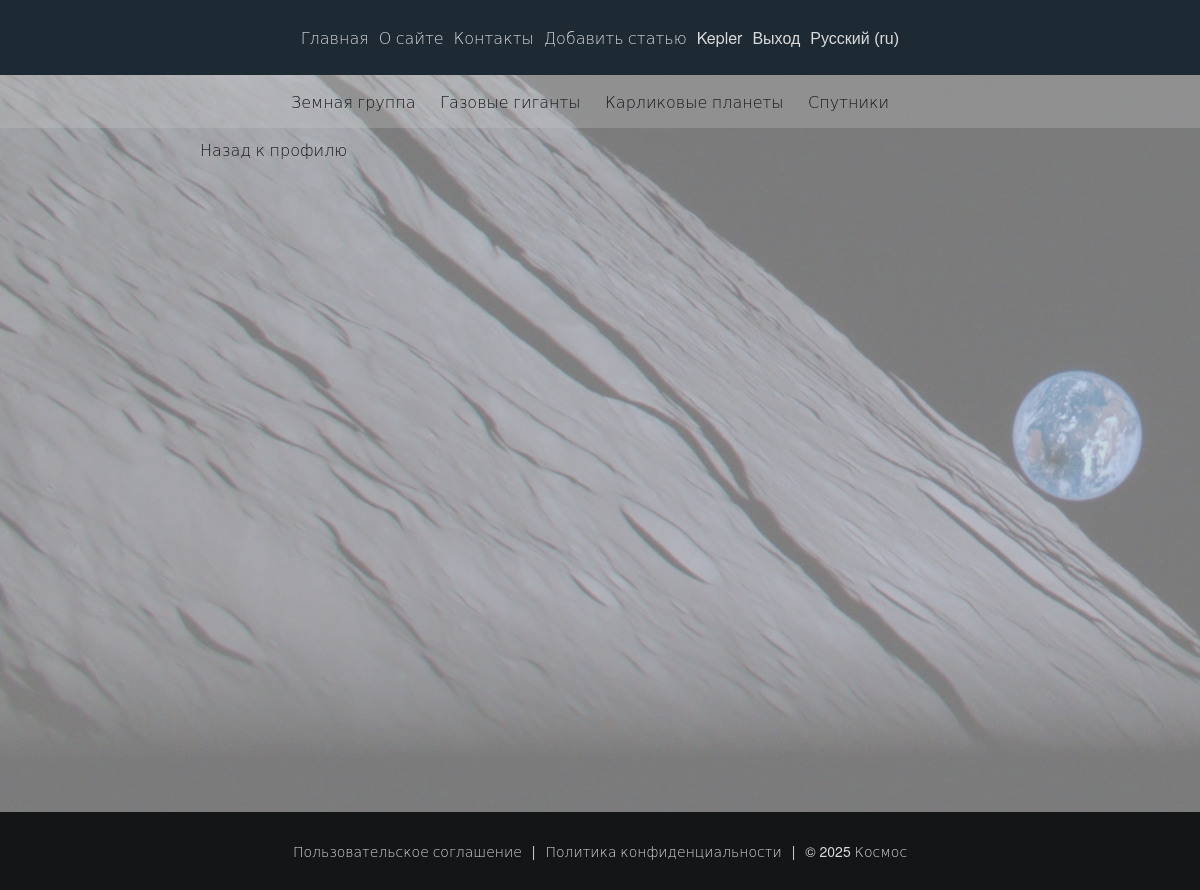
The page /users/back_to_profile/done/ (signed in) on the database its author committed.
### users/models.py (models this page shows)
class User(AbstractUser):
    photo = models.ImageField(upload_to='users/%Y/%m/%d/', blank=True, null=True, verbose_name=_('Photo'))
    first_name = models.TextField(blank=True, null=True, verbose_name=_('Name'))
    last_name = models.TextField(blank=True, null=True, verbose_name=_('Surname'))
    date_birth = models.DateTimeField(blank=True, null=True, verbose_name=_('Date of birth'))

### base/models.py (models this page shows, shortened)
class Category(models.Model):
    cat_name = models.CharField(max_length=100, db_index=True, verbose_name=_('Category'))
    cat_slug = models.SlugField(max_length=255, unique=True, db_index=True)
    objects = models.Manager()
    class Meta:
        verbose_name = _('category')
        verbose_name_plural = _('Categories')
    def get_absolute_url(self):
        return reverse('category', kwargs={'cat_slug': self.cat_slug})

### users/views.py (the view)
# urls.py: path('back_to_profile/done/', views.UserPasswordChangeDone.as_view(), name='back_to_profile'),
class UserPasswordChangeDone(PasswordChangeDoneView):
    template_name = 'users/back_to_profile.html'
    extra_context = {'title': _('Password change'), 'page_header': _('Password change successfully done')}

### base/templatetags/base_tags.py (called while the page is built)
@register.inclusion_tag('base/category.html')
def get_category(selected=0):
    category = Category.objects.all()
    return {'category': category, 'selected': selected}

### users/templates/users/back_to_profile.html
{% extends 'base.html' %}
{% load i18n %}
{% block content %}
<div class="content-shell">
    <section>
        <a class="link-dark" href="{% url 'home' %}">{% trans 'Back to profile' %}</a>
    </section>
</div>
{% endblock %}

### templates/base.html (shortened to what this page needs)
<!DOCTYPE html>
<html lang="ru">
{% load static %}
{% load base_tags %}
{% load i18n %}
<head>
    <link type="text/css" rel="stylesheet" href="{% static 'base/css/styles.css' %}">
</head>
<body id="page">
    <header class="head">
        <nav class="center-menu">
            <a class="link-white" href="{% url 'home' %}">{% trans 'Home' %}</a>
            <a class="link-white" href="{% url 'about' %}">{% trans 'About' %}</a>
            <a class="link-white" href="{% url 'contact' %}">{% trans 'Contact' %}</a>
            {% if user.is_authenticated %}
            {% if perms.users.change_users %}
            <a class="link-white" href="{% url 'users:add_post' %}">{% trans 'Add article' %}</a>
            {% endif %}
            <a class="link-white" href="{% url 'users:profile' %}">{{user.username}}</a>
            <form method="post" action="{% url 'users:logout' %}">
                <button type="submit" class="button-head">{% trans 'Logout' %}</button>
            </form>
            {% endif %}
            <form action="{% url 'set_language' %}" method="post">
                <select name="language" onchange="this.form.submit()">
                    {% get_current_language as LANGUAGE_CODE %}
                    {% get_available_languages as LANGUAGES %}
                    {% get_language_info_list for LANGUAGES as languages %}
                    {% for language in languages %}
                        <option value="{{ language.code }}" {% if language.code == LANGUAGE_CODE %} selected{% endif %}>
                            {{ language.name_local }} ({{ language.code }})
                        </option>
                    {% endfor %}
                </select>
            </form>
        </nav>
    </header>
    <section class="categories">
        {% get_category selected %}
    </section>
    <main class="content">
        <section class="center-shell">
            {% block content %}{% endblock %}
        </section>
    </main>
    <footer class="footer">
        <nav class="center-menu">
            <a class="link-white" href="{% url 'terms' %}">{% trans 'Terms of Use' %}</a>
            <article class="author">|</article>
            <a class="link-white" href="{% url 'privacy' %}">{% trans 'Privacy & Security' %}</a>
            <article class="author">|</article>
            <article class="author">&copy; 2025 {% trans 'Space' %}</article>
        </nav>
    </footer>
</body>
</html>

### base/templates/base/category.html
<section>
    {% for i in category %}
    {% if i.id == selected %}
    <a class="link-dark">{{ i.cat_name }}</a>
    {% else %}
    <a class="link-dark" href="{{ i.get_absolute_url }}">{{ i.cat_name }}</a>
    {% endif %}
    {% endfor %}
</section>

### base/static/base/css/styles.css (style rules this page uses)
* { margin: 0; padding: 0; text-decoration: none; outline: none; box-sizing: border-box; appearance: none; }
:root { --background-color: #141517; --dark-color: #141517; --white-color: #dbdbdb; --head-color: #1d2933; --content-color: rgba(204, 204, 204, 0.6); --footer-color: #141517; --font-size-head: 16px; --font-size-content: 18px; --font-size-footer: 14px; --font-size-large: 1.8em; --font-size-medium: 1.5em; --font-size-small: 1.2em; --font-size-mini: 0.9em; --margin-large: 30px; --margin-medium: 25px; --margin-small: 20px; --margin-mini: 15px; --padding-large: 29px; --padding-medium: 26px; --padding-small: 20px; --padding-mini: 15px; --max-width-content: 1000px; --max-width-form: 800px; --max-width-image: 350px; --width: 100%; }
html, body { height: 100%; font-family: 'Helvetica Neue', 'DejaVu Sans Light', sans-serif; background: var(--background-color) url('../images/background_image.webp') no-repeat center top; background-size: cover; }
#page { display: flex; flex-direction: column; min-height: 100vh; }
.center-menu { display: flex; justify-content: center; align-items: center; gap: 10px; }
.head { padding: var(--padding-medium) 0; background: var(--head-color); font-size: var(--font-size-head); }
.categories { display: flex; justify-content: center; padding: var(--padding-mini) 0; background: rgba(204, 204, 204, 0.7); font-size: var(--font-size-head); }
.content { flex: 1; padding: var(--padding-small); overflow-y: auto; min-height: calc(100vh - 116px); background: var(--content-color); }
.footer { padding: var(--padding-large) 0; background: var(--footer-color); font-size: var(--font-size-footer); }
.center-shell { display: flex; flex-direction: column; align-items: center; }
.content-shell { max-width: var(--max-width-content); width: var(--width); }
.button-head { background: #1d2933; font-size: 16px; color: #dbdbdb; border: none; transition: background-color 0.3s, color 0.3s; cursor: pointer; }
.link-white { color: var(--white-color); transition: background-color 0.3s, color 0.3s; }
.link-dark { color: var(--dark-color); padding-right: var(--padding-small); transition: background-color 0.3s, color 0.3s; cursor: pointer; }
.author { color: var(--white-color); }
select { background: #1d2933; font-size: 16px; color: #dbdbdb; border: none; transition: background-color 0.3s, color 0.3s; cursor: pointer; }
@media screen and (max-width: 1300px) { .content { padding: 10px; } }
@media screen and (max-width: 1300px) { .content-shell { max-width: 800px; } }

### rows shown on the page
User: username "Kepler"
Category: cat_name "Земная группа"
Category: cat_name "Газовые гиганты"
Category: cat_name "Карликовые планеты"
Category: cat_name "Спутники"

### other values the page prints
form field language "Русский (ru)"
